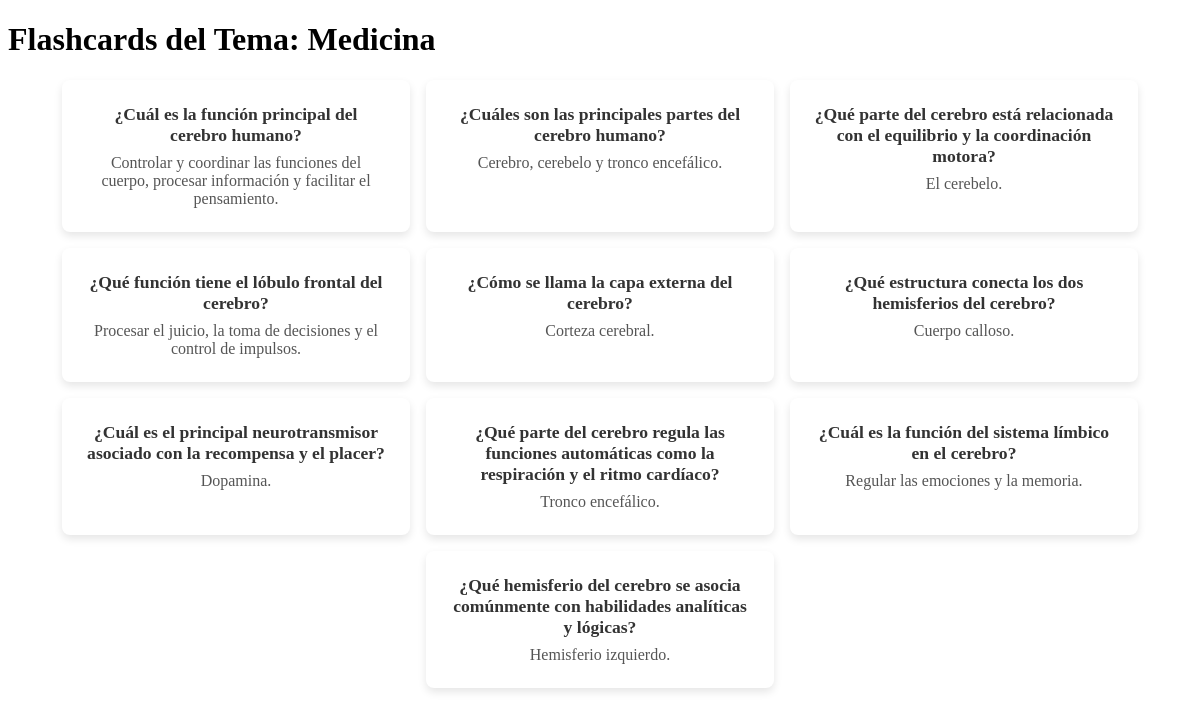
The page /history/Medicina (signed in) on the database its author committed.
### models.py (models this page shows)
class FlashCard(db.Model):
    id = db.Column(db.Integer, primary_key=True)
    topic = db.Column(db.String(120), nullable=False)
    question = db.Column(db.Text, nullable=False)
    answer = db.Column(db.Text, nullable=False)
    user_id = db.Column(db.Integer, db.ForeignKey('user.id'), nullable=False)

### app.py (the view)
    @app.route('/history/<topic>')
    def history(topic):
        user_id = session.get('user_id')
        flashcards = FlashCard.query.filter_by(user_id=user_id, topic=topic).all()
        return render_template('history.html', topic=topic, flashcards=flashcards)

### templates/history.html (shortened to what this page needs)
<!DOCTYPE html>
<html lang="es">
<head>
</head>
<body>
<h1>Flashcards del Tema: {{ topic }}</h1>
<div class="card-container">
    {% for flashcard in flashcards %}
        <div class="card">
            <div class="card-question">{{ flashcard.question }}</div>
            <div class="card-answer">{{ flashcard.answer }}</div>
        </div>
    {% endfor %}
</div>
</body>
</html>

### templates/history.html (style rules this page uses)
.card-container { display: flex; flex-wrap: wrap; gap: 1rem; justify-content: center; }
.card { width: 300px; background-color: #ffffff; padding: 1.5rem; border-radius: 8px; box-shadow: 0 4px 8px rgba(0, 0, 0, 0.1); text-align: center; }
.card-question { font-weight: bold; font-size: 1.1rem; color: #333333; margin-bottom: 0.5rem; }
.card-answer { font-size: 1rem; color: #555555; }

### rows shown on the page
FlashCard: question "¿Cuál es la función principal del cerebro humano?", answer "Controlar y coordinar las funciones del cuerpo, procesar información y facilitar el pensamiento."
FlashCard: question "¿Cuáles son las principales partes del cerebro humano?", answer "Cerebro, cerebelo y tronco encefálico."
FlashCard: question "¿Qué parte del cerebro está relacionada con el equilibrio y la coordinación motora?", answer "El cerebelo."
FlashCard: question "¿Qué función tiene el lóbulo frontal del cerebro?", answer "Procesar el juicio, la toma de decisiones y el control de impulsos."
FlashCard: question "¿Cómo se llama la capa externa del cerebro?", answer "Corteza cerebral."
FlashCard: question "¿Qué estructura conecta los dos hemisferios del cerebro?", answer "Cuerpo calloso."
FlashCard: question "¿Cuál es el principal neurotransmisor asociado con la recompensa y el placer?", answer "Dopamina."
FlashCard: question "¿Qué parte del cerebro regula las funciones automáticas como la respiración y el ritmo cardíaco?", answer "Tronco encefálico."
FlashCard: question "¿Cuál es la función del sistema límbico en el cerebro?", answer "Regular las emociones y la memoria."
FlashCard: question "¿Qué hemisferio del cerebro se asocia comúnmente con habilidades analíticas y lógicas?", answer "Hemisferio izquierdo."

### other values the page prints
{{ topic }} "Medicina"
